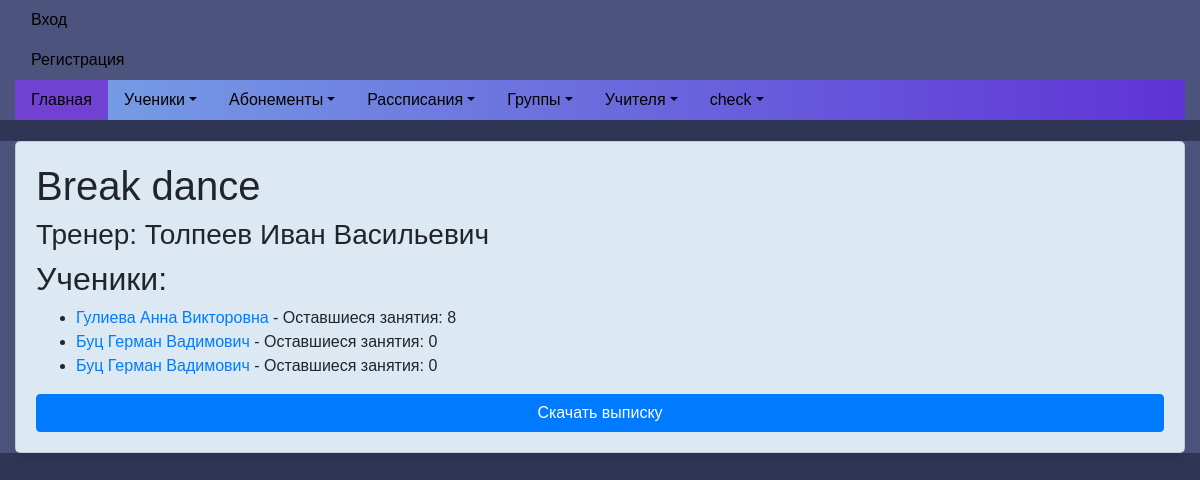
Page /group/20/ on the committed database.
### myapp/models.py (models this page shows, shortened)
class Group(models.Model):
    name = models.CharField(max_length=255)
    coach = models.ForeignKey('Coach', on_delete=models.PROTECT, related_name='coach_groups')
    description = models.TextField()
    students = models.ManyToManyField(Client, related_name='group_students')

class Coach(models.Model):
    full_name = models.CharField(max_length=255)
    phone_number = models.CharField(max_length=20)
    students = models.ManyToManyField(Client, related_name='coach_students')
    groupqs = models.ManyToManyField(Group, related_name='coach_groupqs')
    percent = models.FloatField(default=0)
    def __str__(self):
        return self.full_name

class Subscription(models.Model):
    group = models.ForeignKey(Group, on_delete=models.CASCADE)
    client = models.ForeignKey(Client, on_delete=models.CASCADE)
    coach = models.ForeignKey(Coach, on_delete=models.CASCADE)
    lessons_count = models.IntegerField()
    attendance = models.BooleanField(default=False)
    price = models.DecimalField(max_digits=10, decimal_places=2)  # Добавляем поле для стоимости абонемента
    comment = models.TextField(blank=True, null=True)
    button_highlighted = models.BooleanField(default=False)
    date = models.DateTimeField(auto_now_add=True)  # Добавляем поле для даты создания
    end_date = models.DateTimeField()  # Добавляем поле для даты окончания абонемента
    lesson_schedule = models.ForeignKey(LessonSchedule, on_delete=models.CASCADE)

class Client(models.Model):
    full_name = models.CharField(max_length=255)
    birth_date = models.DateField()
    phone_number = models.CharField(max_length=20)
    parent_name = models.CharField(max_length=255)
    address = models.CharField(max_length=255, default='Unknown Address')  # Add a default value here
    card_number = models.CharField(max_length=100, unique=True)
    group_obj = models.ForeignKey('Group', on_delete=models.SET_NULL, null=True, blank=True)
    date_joined = models.DateField()

### myapp/views.py (the view, shortened to what this page needs)
# urls.py: path('group/<int:pk>/', views.GroupDetailView.as_view(), name='group-detail'),
class GroupDetailView(DetailView):
    model = Group
    template_name = 'group_detail.html'
    context_object_name = 'group'

### myapp/templates/group_detail.html
{% extends 'base.html' %}
{% block content %}
<div class="container">
    <div class="card">
    <h1>{{ group.name }}</h1>
    <h3>Тренер: {{ group.coach }}</h3>
    <h2>Ученики:</h2>
    <ul>
        {% for subscription in group.subscription_set.all %}
            <li><a href="{% url 'view_client_profile' id=subscription.client.id %}">{{ subscription.client.full_name }}</a> - Оставшиеся занятия: {{ subscription.lessons_count }}</li>
        {% empty %}
            <li>В этой группе нет учеников</li>
        {% endfor %}
    </ul>
    <a href="{% url 'download_report' group.id %}" class="btn btn-primary">Скачать выписку</a>
    </div>
</div>
{% endblock %}

### myapp/templates/base.html (style rules this page uses)
.body { font-family: 'Arial Narrow', sans-serif; background-color: #2f3554 }
.container { max-width: 1600px; font-family: 'Arial Narrow', sans-serif; margin-top: 20px; background-color: #4c547d; }
.card { box-shadow: 0 4px 8px rgba(0, 0, 0, 0.1); border-radius: 5px; background-color: #dce8f2; padding: 20px; margin-bottom: 20px; }

### rows in the picture
Group: name "Break dance", coach "Толпеев Иван Васильевич"
Subscription: client.full_name "Гулиева Анна Викторовна", lessons_count "8"
Subscription: client.full_name "Буц Герман Вадимович", lessons_count "0"
Subscription: client.full_name "Буц Герман Вадимович", lessons_count "0"
